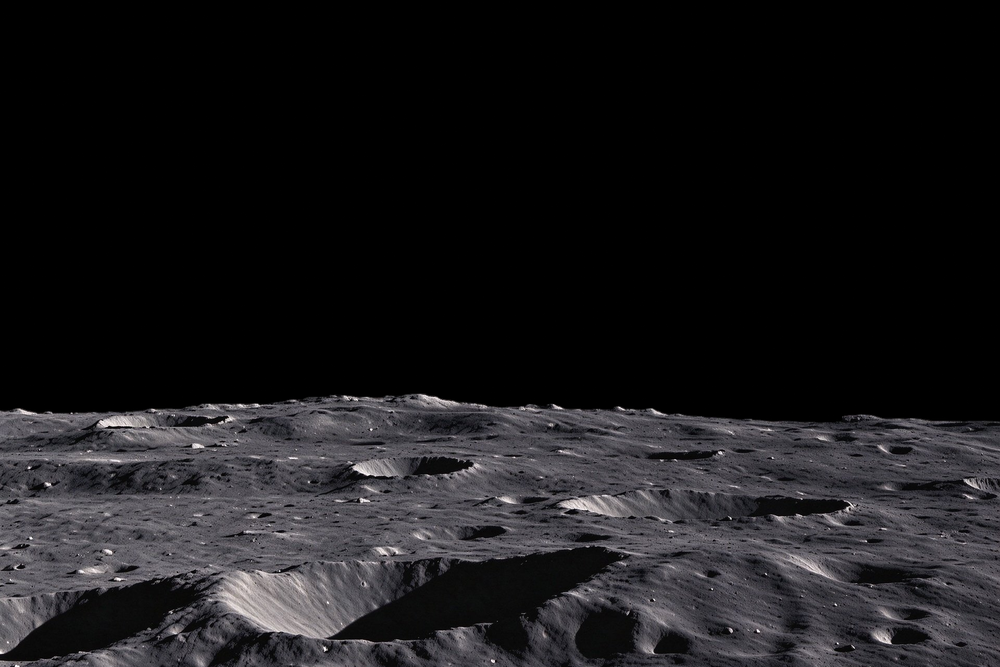
#> input picture 素材/moon_base_长影.png, 1000 x 667 px, shrunk from 1920 x 1280 before the run, found by its file name
$ python rebuild_none.py
#> lines starting #> are read from the running program, lines starting #| are printed output that depends on the picture; after the words box and inside, x2 and y2 are one past the last pixel; in counts of white or black regions, pixels touching at a corner belong together
"""rebuild_none.py —— 重做"无影"底图：用 gamma 压阴影，不用模糊

之前用低频压平 → 锐度 9.84 → 3.47（朦胧）
现在用 gamma 0.60 抬暗部 → 阴影变浅，但边缘锐利
"""
import numpy as np
from PIL import Image

AST = r"E:\DeskTop\地球\素材"
SRC = AST + r"\moon_base_长影.png"
OUT = AST + r"\moon_base_无影.png"

A = np.asarray(Image.open(SRC).convert("RGB")).astype(np.float32)
H, W = A.shape[:2]
#> H = 667; W = 1000

x = np.clip(A / 255.0, 0, 1)
flat = np.clip((x ** 0.60) * 255.0, 0, 255)
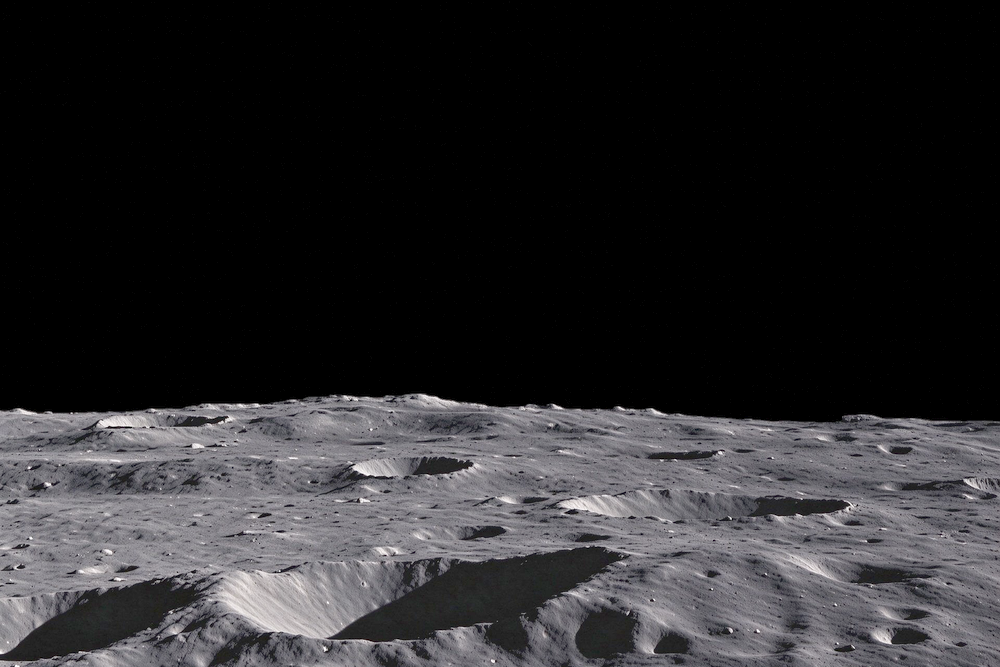
#> flat: shape (667, 1000, 3) float32; mean R, G, B 43.2, 42.4, 44.5

# 天空保持纯黑
L = A.mean(2)
hor = np.full(W, H, dtype=np.int32)
#> hor = 1000 values from 667 to 667
for xx in range(W):
    idx = np.where(L[:, xx] > 12)[0]
    hor[xx] = int(idx[0]) if len(idx) else H
#> after the loop, hor = 1000 values, max 423 at index 832, min 393 at index 412, mean 409.4
k = 21
pad = np.pad(hor, (k // 2, k // 2), mode="edge")
#> pad = 1020 values, max 423 at index 842, min 393 at index 422, mean 409.5
hor = np.array([pad[i:i + k].min() for i in range(W)], dtype=np.int32)
#> hor = 1000 values, max 422 at index 809, min 393 at index 402, mean 408.3
terr = (np.arange(H)[:, None] > hor[None, :] + 2)[..., None]
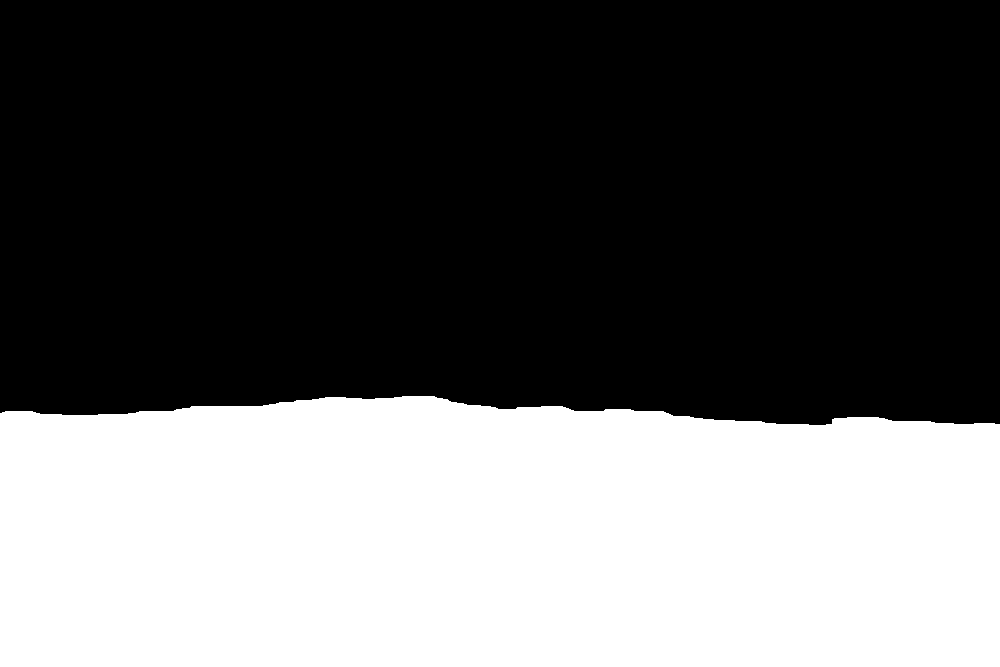
#> terr: shape (667, 1000, 1) bool; 38.3% white; 1 white region, box (x1, y1, x2, y2) and area: (0, 396, 1000, 667) 255705
flat = np.where(terr, flat, 0.0)

Image.fromarray(flat.astype(np.uint8)).save(OUT)
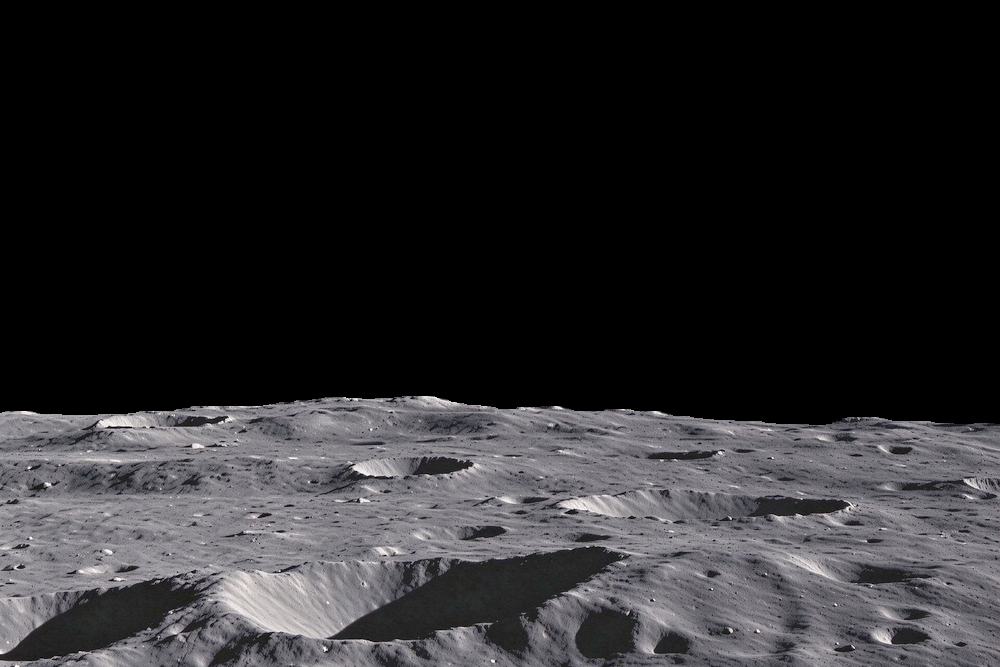
#> saved as moon_base_无影.png: PIL image 1000x667 RGB; mean R, G, B 42.6, 41.8, 43.9
Image.open(OUT).transpose(Image.FLIP_LEFT_RIGHT).save(AST + r"\moon_base_无影_mirror.png")
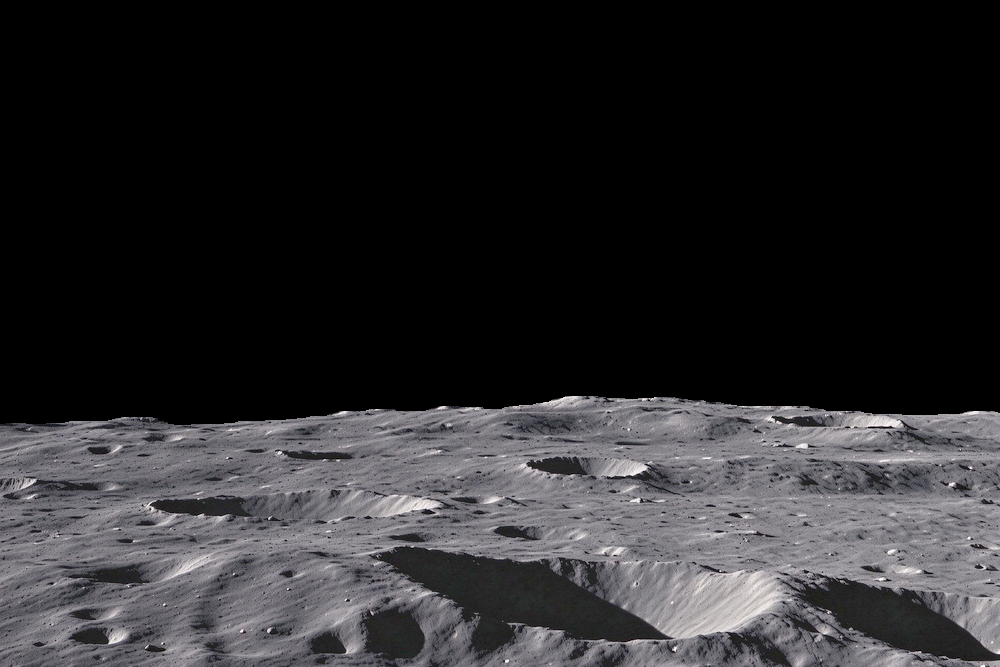
#> saved as moon_base_无影_mirror.png: PIL image 1000x667 RGB; mean R, G, B 42.6, 41.8, 43.9


def metrics(p):
#> called with p = 'E:\\DeskTop\\地球\\素材\\moon_base_无影.png'
    B = np.asarray(Image.open(p).convert("L")).astype(np.float32)
    h, w = B.shape
#> h = 667; w = 1000
    t = B[int(h * 0.70):, :]
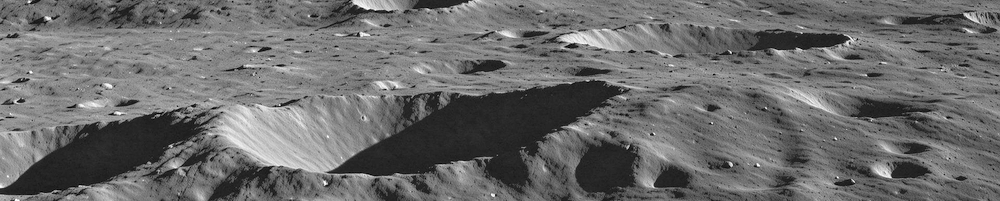
#> t: shape (201, 1000) float32; min 0, max 255, mean 107.8
    t = t[t > 3]
    med = np.median(t)
#> med = 116
    shadow = float((t < med * 0.45).mean() * 100)
#> shadow = 17.33
    sharp = float(np.abs(np.diff(B, axis=0)).mean() + np.abs(np.diff(B, axis=1)).mean())
#> sharp = 9.25
    return med, shadow, sharp


print("%-8s %-10s %-10s %-8s" % ("底图", "中位亮度", "阴影占比", "锐度"))
for name in ("无影", "长影"):
    med, sh, sp = metrics(AST + r"\moon_base_%s.png" % name)
#> med = 116; sh = 17.33; sp = 9.25
    print("%-8s %-10.0f %-9.1f%% %-8.2f" % (name, med, sh, sp))
#| 无影       116        17.3     % 9.25
print()
print("（目标：无影的阴影占比明显低于长影，但锐度不下降）")
